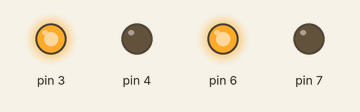
Simulated run of this sketch. Board: Arduino Uno, built with avr-gcc and run on an emulated ATmega328P. Shown: output pins drawn as LEDs (lit = HIGH).

Above: at 0.1 s.
Timing chart, 0 to 1.6 s (numbered marks = the images above):
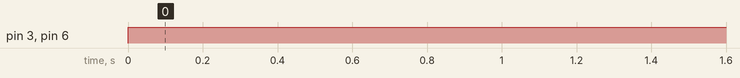

Measured:
- by itself, pin 3, pin 6: LOW → HIGH at 0.00 s

The sketch:

l298n-motors.ino
```cpp
const uint8_t IN1 = 6;
const uint8_t IN2 = 7;

const uint8_t IN3 = 3;
const uint8_t IN4 = 4;

const uint8_t MIN_SPEED = 50;
const uint8_t MAX_SPEED = 255;

const uint8_t MAX_CYCLE_COUNT = 10;
uint8_t cycle = 0;
bool directionToggle = true;

struct Motor {
  uint8_t forwardPin;
  uint8_t backwardPin;
  uint8_t speed;
};

Motor motor1 = {IN1, IN2, MAX_SPEED};
Motor motor2 = {IN3, IN4, MAX_SPEED};


void setup() {
  pinMode(motor1.forwardPin, OUTPUT);
  pinMode(motor1.backwardPin, OUTPUT);
  pinMode(motor2.forwardPin, OUTPUT);
  pinMode(motor2.backwardPin, OUTPUT);

}

void loop() {

  moveForward(motor1);
  moveForward(motor2);


  // if (directionToggle) {
  //   moveForward(motor1);
  //   moveForward(motor2);
  // } else {
  //   moveBackward(motor1);
  //   moveBackward(motor2);
  // }

  // cycle++;
  // delay(200);

  // if (cycle > MAX_CYCLE_COUNT) {
  //   cycle = 0;
  //   directionToggle = !directionToggle;
  //   stopMotors();
  //   delay(1000);
  // }

}

void moveForward(Motor m) {
  digitalWrite(m.forwardPin, HIGH);
  digitalWrite(m.backwardPin, LOW);
}

void moveBackward(Motor m) {
  digitalWrite(m.forwardPin, LOW);
  digitalWrite(m.backwardPin, HIGH);
}

void stopMotors() {
  digitalWrite(motor1.forwardPin, LOW);
  digitalWrite(motor1.backwardPin, LOW);
  digitalWrite(motor2.forwardPin, LOW);
  digitalWrite(motor2.backwardPin, LOW);
}
```
